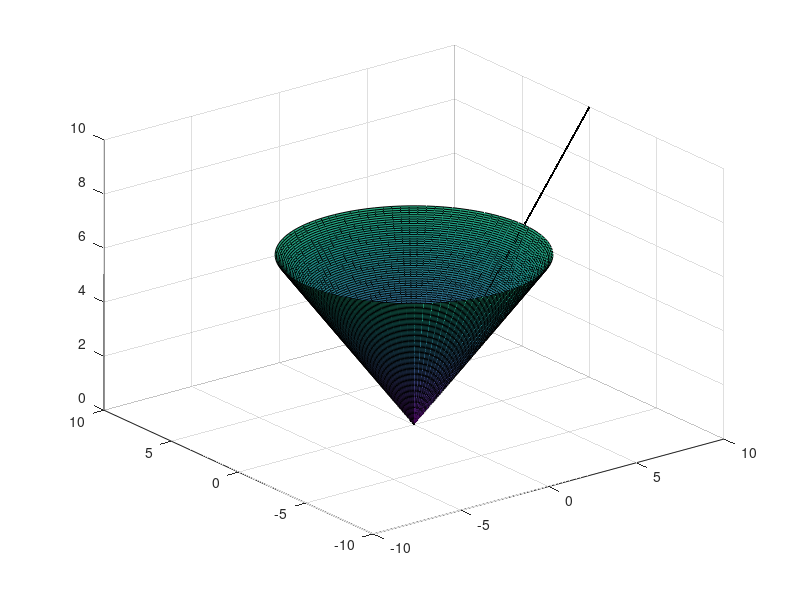

This figure's MATLAB source: (Note: this script raises an error after producing the figure.)
% Presek stožca z ravnino, ki je vzporedna njegovi nosilki:

r = linspace(0, 2 * pi) ;
th = linspace(0, 2 * pi) ;
[R,T] = meshgrid(r, th) ;
X = R.*cos(T);
Y = R.*sin(T);
Z = R;
surf(X, Y, Z);
hold on;

% Nariši nosilko stožca:

x = meshgrid(0 : 0.1 : 10); 
y = zeros(101, 101);
z = x;
s = surf(x, y, z) 
s.EdgeColor = 'red'

xlabel('x');
ylabel('y');
zlabel('z');

% Nariši presek ravnine, ki je vzporedna nosilki:
[x_r, y_r] = meshgrid(-10:0.1:10); % Generate x and y data
z_r = x_r + 5; % Generate z data
S_r = surf(x_r, y_r, z_r) % Plot the surface
S_r.EdgeColor = 'yellow'